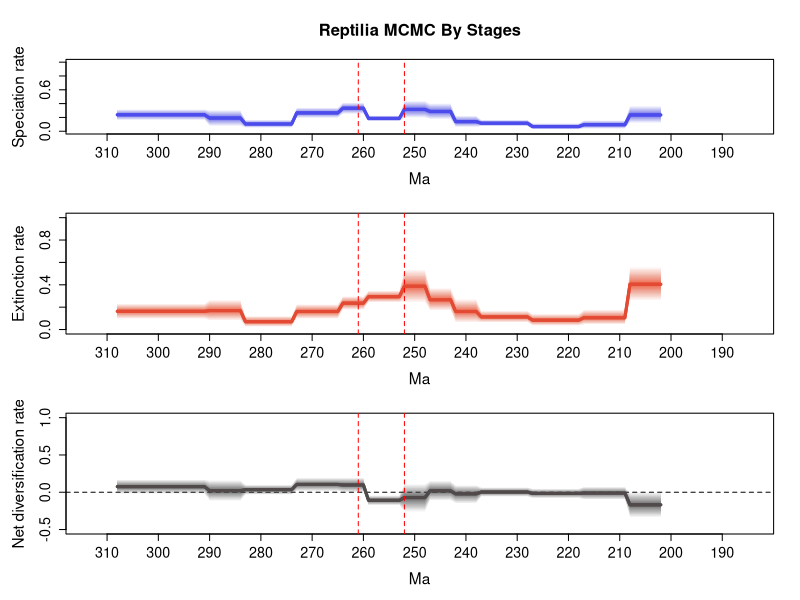

Write R code to recreate this figure.
# 1 files combined:
# 	C:\Users\SimoesLabAdmin\Documents\BDNN_Arielli\synapsida\mcmc_fixshift_no_predictors\D_mcmc/combined_9_marginal_rates.log

# 95% HPDs calculated using code from Biopy (https://www.cs.auckland.ac.nz/~yhel002/biopy/)

pdf(file='C:/Users/SimoesLabAdmin/Documents/BDNN_Arielli/synapsida/mcmc_fixshift_no_predictors/D_mcmc/combined_9_marginal_rates_RTT_final.pdf',width=8, height=10.8)
par(mfrow=c(3,1))
library(scales)
plot_RTT <- function (age,hpd_M,hpd_m,mean_m,color){
  N=100
  beta=(1:(N-1))/N
  alpha_shape=0.25
  cat=1-(beta^(1./alpha_shape))
  for (i in 1:(N-1)){
    trans= 1/N + 2/N
    polygon(c(age, rev(age)), c(hpd_M-((hpd_M-mean_m)*cat[i]), rev(hpd_m+((mean_m-hpd_m)*cat[i]))), col = alpha(color,trans), border = NA)
  }
  lines(rev(age), rev(mean_m), col = color, lwd=3)
}
    
L_hpd_m95=c(NA, NA,NA,NA,NA,NA,NA,NA,NA,NA,NA,NA,NA,NA,NA,NA,NA,NA,NA,NA,NA,NA,NA,NA,NA,NA,NA,NA,NA,NA,NA,NA,NA,NA,NA,NA,NA,NA,NA,NA,NA,NA,NA,NA,NA,NA,NA,NA,NA,NA,NA,NA,NA,NA,NA,NA,NA,NA,NA,NA,NA,NA,NA,NA,NA,NA,NA,NA,NA,NA,NA,NA,NA,NA,NA,NA,NA,NA,NA,NA,NA,NA,NA,NA,NA,NA,NA,NA,NA,NA,NA,NA,NA,NA,NA,NA,NA,NA,NA,NA,NA,NA,NA,NA,NA,NA,NA,NA,NA,NA,NA,NA,NA,NA,NA,NA,NA,NA,NA,NA,NA,NA,NA,NA,NA,NA,NA,NA,NA,NA,NA,NA,NA,NA,NA,NA,NA,NA,NA,NA,NA,NA,NA,NA,NA,NA,NA,NA,NA,NA,NA,NA,NA,NA,NA,NA,NA,NA,NA,NA,NA,NA,NA,NA,NA,NA,NA,NA,NA,NA,NA,NA,NA,NA,NA,NA,NA,NA,NA,NA,NA,NA,NA,NA,NA,NA,NA,NA,NA,NA,NA,NA,NA,NA,NA,NA,NA,NA,NA,NA,NA,NA,0.11606,0.11606,0.11606,0.11606,0.11606,0.11606,0.11606,0.034008,0.034008,0.034008,0.034008,0.034008,0.034008,0.034008,0.034008,0.034008,0.024192,0.024192,0.024192,0.024192,0.024192,0.024192,0.024192,0.024192,0.024192,0.024192,0.068457,0.068457,0.068457,0.068457,0.068457,0.068457,0.068457,0.068457,0.068457,0.068457,0.058151,0.058151,0.058151,0.058151,0.058151,0.169854,0.169854,0.169854,0.169854,0.169854,0.190979,0.190979,0.190979,0.190979,0.190979,0.141055,0.141055,0.141055,0.141055,0.141055,0.141055,0.141055,0.247366,0.247366,0.247366,0.247366,0.247366,0.190027,0.190027,0.190027,0.190027,0.190027,0.190027,0.190027,0.190027,0.190027,0.048227,0.048227,0.048227,0.048227,0.048227,0.048227,0.048227,0.048227,0.048227,0.048227,0.07082,0.07082,0.07082,0.07082,0.07082,0.07082,0.07082,0.159579,0.159579,0.159579,0.159579,0.159579,0.159579,0.159579,0.159579,0.159579,0.159579,0.159579,0.159579,0.159579,0.159579,0.159579,0.159579,0.159579,0.159579)
L_hpd_M95=c(NA, NA,NA,NA,NA,NA,NA,NA,NA,NA,NA,NA,NA,NA,NA,NA,NA,NA,NA,NA,NA,NA,NA,NA,NA,NA,NA,NA,NA,NA,NA,NA,NA,NA,NA,NA,NA,NA,NA,NA,NA,NA,NA,NA,NA,NA,NA,NA,NA,NA,NA,NA,NA,NA,NA,NA,NA,NA,NA,NA,NA,NA,NA,NA,NA,NA,NA,NA,NA,NA,NA,NA,NA,NA,NA,NA,NA,NA,NA,NA,NA,NA,NA,NA,NA,NA,NA,NA,NA,NA,NA,NA,NA,NA,NA,NA,NA,NA,NA,NA,NA,NA,NA,NA,NA,NA,NA,NA,NA,NA,NA,NA,NA,NA,NA,NA,NA,NA,NA,NA,NA,NA,NA,NA,NA,NA,NA,NA,NA,NA,NA,NA,NA,NA,NA,NA,NA,NA,NA,NA,NA,NA,NA,NA,NA,NA,NA,NA,NA,NA,NA,NA,NA,NA,NA,NA,NA,NA,NA,NA,NA,NA,NA,NA,NA,NA,NA,NA,NA,NA,NA,NA,NA,NA,NA,NA,NA,NA,NA,NA,NA,NA,NA,NA,NA,NA,NA,NA,NA,NA,NA,NA,NA,NA,NA,NA,NA,NA,NA,NA,NA,NA,0.369544,0.369544,0.369544,0.369544,0.369544,0.369544,0.369544,0.160186,0.160186,0.160186,0.160186,0.160186,0.160186,0.160186,0.160186,0.160186,0.11759,0.11759,0.11759,0.11759,0.11759,0.11759,0.11759,0.11759,0.11759,0.11759,0.168218,0.168218,0.168218,0.168218,0.168218,0.168218,0.168218,0.168218,0.168218,0.168218,0.22806,0.22806,0.22806,0.22806,0.22806,0.40666,0.40666,0.40666,0.40666,0.40666,0.445006,0.445006,0.445006,0.445006,0.445006,0.230748,0.230748,0.230748,0.230748,0.230748,0.230748,0.230748,0.417474,0.417474,0.417474,0.417474,0.417474,0.344072,0.344072,0.344072,0.344072,0.344072,0.344072,0.344072,0.344072,0.344072,0.168128,0.168128,0.168128,0.168128,0.168128,0.168128,0.168128,0.168128,0.168128,0.168128,0.310905,0.310905,0.310905,0.310905,0.310905,0.310905,0.310905,0.320759,0.320759,0.320759,0.320759,0.320759,0.320759,0.320759,0.320759,0.320759,0.320759,0.320759,0.320759,0.320759,0.320759,0.320759,0.320759,0.320759,0.320759)
M_hpd_m95=c(NA, NA,NA,NA,NA,NA,NA,NA,NA,NA,NA,NA,NA,NA,NA,NA,NA,NA,NA,NA,NA,NA,NA,NA,NA,NA,NA,NA,NA,NA,NA,NA,NA,NA,NA,NA,NA,NA,NA,NA,NA,NA,NA,NA,NA,NA,NA,NA,NA,NA,NA,NA,NA,NA,NA,NA,NA,NA,NA,NA,NA,NA,NA,NA,NA,NA,NA,NA,NA,NA,NA,NA,NA,NA,NA,NA,NA,NA,NA,NA,NA,NA,NA,NA,NA,NA,NA,NA,NA,NA,NA,NA,NA,NA,NA,NA,NA,NA,NA,NA,NA,NA,NA,NA,NA,NA,NA,NA,NA,NA,NA,NA,NA,NA,NA,NA,NA,NA,NA,NA,NA,NA,NA,NA,NA,NA,NA,NA,NA,NA,NA,NA,NA,NA,NA,NA,NA,NA,NA,NA,NA,NA,NA,NA,NA,NA,NA,NA,NA,NA,NA,NA,NA,NA,NA,NA,NA,NA,NA,NA,NA,NA,NA,NA,NA,NA,NA,NA,NA,NA,NA,NA,NA,NA,NA,NA,NA,NA,NA,NA,NA,NA,NA,NA,NA,NA,NA,NA,NA,NA,NA,NA,NA,NA,NA,NA,NA,NA,NA,NA,NA,NA,0.255435,0.255435,0.255435,0.255435,0.255435,0.255435,0.255435,0.042712,0.042712,0.042712,0.042712,0.042712,0.042712,0.042712,0.042712,0.042712,0.033522,0.033522,0.033522,0.033522,0.033522,0.033522,0.033522,0.033522,0.033522,0.033522,0.061942,0.061942,0.061942,0.061942,0.061942,0.061942,0.061942,0.061942,0.061942,0.061942,0.060131,0.060131,0.060131,0.060131,0.060131,0.166763,0.166763,0.166763,0.166763,0.166763,0.238642,0.238642,0.238642,0.238642,0.238642,0.240809,0.240809,0.240809,0.240809,0.240809,0.240809,0.240809,0.175214,0.175214,0.175214,0.175214,0.175214,0.094744,0.094744,0.094744,0.094744,0.094744,0.094744,0.094744,0.094744,0.094744,0.024381,0.024381,0.024381,0.024381,0.024381,0.024381,0.024381,0.024381,0.024381,0.024381,0.078733,0.078733,0.078733,0.078733,0.078733,0.078733,0.078733,0.094222,0.094222,0.094222,0.094222,0.094222,0.094222,0.094222,0.094222,0.094222,0.094222,0.094222,0.094222,0.094222,0.094222,0.094222,0.094222,0.094222,0.094222)
M_hpd_M95=c(NA, NA,NA,NA,NA,NA,NA,NA,NA,NA,NA,NA,NA,NA,NA,NA,NA,NA,NA,NA,NA,NA,NA,NA,NA,NA,NA,NA,NA,NA,NA,NA,NA,NA,NA,NA,NA,NA,NA,NA,NA,NA,NA,NA,NA,NA,NA,NA,NA,NA,NA,NA,NA,NA,NA,NA,NA,NA,NA,NA,NA,NA,NA,NA,NA,NA,NA,NA,NA,NA,NA,NA,NA,NA,NA,NA,NA,NA,NA,NA,NA,NA,NA,NA,NA,NA,NA,NA,NA,NA,NA,NA,NA,NA,NA,NA,NA,NA,NA,NA,NA,NA,NA,NA,NA,NA,NA,NA,NA,NA,NA,NA,NA,NA,NA,NA,NA,NA,NA,NA,NA,NA,NA,NA,NA,NA,NA,NA,NA,NA,NA,NA,NA,NA,NA,NA,NA,NA,NA,NA,NA,NA,NA,NA,NA,NA,NA,NA,NA,NA,NA,NA,NA,NA,NA,NA,NA,NA,NA,NA,NA,NA,NA,NA,NA,NA,NA,NA,NA,NA,NA,NA,NA,NA,NA,NA,NA,NA,NA,NA,NA,NA,NA,NA,NA,NA,NA,NA,NA,NA,NA,NA,NA,NA,NA,NA,NA,NA,NA,NA,NA,NA,0.562961,0.562961,0.562961,0.562961,0.562961,0.562961,0.562961,0.179095,0.179095,0.179095,0.179095,0.179095,0.179095,0.179095,0.179095,0.179095,0.141127,0.141127,0.141127,0.141127,0.141127,0.141127,0.141127,0.141127,0.141127,0.141127,0.168409,0.168409,0.168409,0.168409,0.168409,0.168409,0.168409,0.168409,0.168409,0.168409,0.274399,0.274399,0.274399,0.274399,0.274399,0.374083,0.374083,0.374083,0.374083,0.374083,0.53973,0.53973,0.53973,0.53973,0.53973,0.348813,0.348813,0.348813,0.348813,0.348813,0.348813,0.348813,0.299217,0.299217,0.299217,0.299217,0.299217,0.22779,0.22779,0.22779,0.22779,0.22779,0.22779,0.22779,0.22779,0.22779,0.122405,0.122405,0.122405,0.122405,0.122405,0.122405,0.122405,0.122405,0.122405,0.122405,0.268596,0.268596,0.268596,0.268596,0.268596,0.268596,0.268596,0.233955,0.233955,0.233955,0.233955,0.233955,0.233955,0.233955,0.233955,0.233955,0.233955,0.233955,0.233955,0.233955,0.233955,0.233955,0.233955,0.233955,0.233955)
R_hpd_m95=c(NA, NA,NA,NA,NA,NA,NA,NA,NA,NA,NA,NA,NA,NA,NA,NA,NA,NA,NA,NA,NA,NA,NA,NA,NA,NA,NA,NA,NA,NA,NA,NA,NA,NA,NA,NA,NA,NA,NA,NA,NA,NA,NA,NA,NA,NA,NA,NA,NA,NA,NA,NA,NA,NA,NA,NA,NA,NA,NA,NA,NA,NA,NA,NA,NA,NA,NA,NA,NA,NA,NA,NA,NA,NA,NA,NA,NA,NA,NA,NA,NA,NA,NA,NA,NA,NA,NA,NA,NA,NA,NA,NA,NA,NA,NA,NA,NA,NA,NA,NA,NA,NA,NA,NA,NA,NA,NA,NA,NA,NA,NA,NA,NA,NA,NA,NA,NA,NA,NA,NA,NA,NA,NA,NA,NA,NA,NA,NA,NA,NA,NA,NA,NA,NA,NA,NA,NA,NA,NA,NA,NA,NA,NA,NA,NA,NA,NA,NA,NA,NA,NA,NA,NA,NA,NA,NA,NA,NA,NA,NA,NA,NA,NA,NA,NA,NA,NA,NA,NA,NA,NA,NA,NA,NA,NA,NA,NA,NA,NA,NA,NA,NA,NA,NA,NA,NA,NA,NA,NA,NA,NA,NA,NA,NA,NA,NA,NA,NA,NA,NA,NA,NA,-0.34131,-0.34131,-0.34131,-0.34131,-0.34131,-0.34131,-0.34131,-0.100752,-0.100752,-0.100752,-0.100752,-0.100752,-0.100752,-0.100752,-0.100752,-0.100752,-0.081907,-0.081907,-0.081907,-0.081907,-0.081907,-0.081907,-0.081907,-0.081907,-0.081907,-0.081907,-0.061169,-0.061169,-0.061169,-0.061169,-0.061169,-0.061169,-0.061169,-0.061169,-0.061169,-0.061169,-0.152732,-0.152732,-0.152732,-0.152732,-0.152732,-0.114075,-0.114075,-0.114075,-0.114075,-0.114075,-0.266158,-0.266158,-0.266158,-0.266158,-0.266158,-0.176421,-0.176421,-0.176421,-0.176421,-0.176421,-0.176421,-0.176421,-0.003343,-0.003343,-0.003343,-0.003343,-0.003343,0.01211,0.01211,0.01211,0.01211,0.01211,0.01211,0.01211,0.01211,0.01211,-0.035583,-0.035583,-0.035583,-0.035583,-0.035583,-0.035583,-0.035583,-0.035583,-0.035583,-0.035583,-0.118703,-0.118703,-0.118703,-0.118703,-0.118703,-0.118703,-0.118703,-0.024162,-0.024162,-0.024162,-0.024162,-0.024162,-0.024162,-0.024162,-0.024162,-0.024162,-0.024162,-0.024162,-0.024162,-0.024162,-0.024162,-0.024162,-0.024162,-0.024162,-0.024162)
R_hpd_M95=c(NA, NA,NA,NA,NA,NA,NA,NA,NA,NA,NA,NA,NA,NA,NA,NA,NA,NA,NA,NA,NA,NA,NA,NA,NA,NA,NA,NA,NA,NA,NA,NA,NA,NA,NA,NA,NA,NA,NA,NA,NA,NA,NA,NA,NA,NA,NA,NA,NA,NA,NA,NA,NA,NA,NA,NA,NA,NA,NA,NA,NA,NA,NA,NA,NA,NA,NA,NA,NA,NA,NA,NA,NA,NA,NA,NA,NA,NA,NA,NA,NA,NA,NA,NA,NA,NA,NA,NA,NA,NA,NA,NA,NA,NA,NA,NA,NA,NA,NA,NA,NA,NA,NA,NA,NA,NA,NA,NA,NA,NA,NA,NA,NA,NA,NA,NA,NA,NA,NA,NA,NA,NA,NA,NA,NA,NA,NA,NA,NA,NA,NA,NA,NA,NA,NA,NA,NA,NA,NA,NA,NA,NA,NA,NA,NA,NA,NA,NA,NA,NA,NA,NA,NA,NA,NA,NA,NA,NA,NA,NA,NA,NA,NA,NA,NA,NA,NA,NA,NA,NA,NA,NA,NA,NA,NA,NA,NA,NA,NA,NA,NA,NA,NA,NA,NA,NA,NA,NA,NA,NA,NA,NA,NA,NA,NA,NA,NA,NA,NA,NA,NA,NA,0.003989,0.003989,0.003989,0.003989,0.003989,0.003989,0.003989,0.076603,0.076603,0.076603,0.076603,0.076603,0.076603,0.076603,0.076603,0.076603,0.050715,0.050715,0.050715,0.050715,0.050715,0.050715,0.050715,0.050715,0.050715,0.050715,0.068403,0.068403,0.068403,0.068403,0.068403,0.068403,0.068403,0.068403,0.068403,0.068403,0.098763,0.098763,0.098763,0.098763,0.098763,0.15599,0.15599,0.15599,0.15599,0.15599,0.114884,0.114884,0.114884,0.114884,0.114884,-0.040745,-0.040745,-0.040745,-0.040745,-0.040745,-0.040745,-0.040745,0.198578,0.198578,0.198578,0.198578,0.198578,0.195166,0.195166,0.195166,0.195166,0.195166,0.195166,0.195166,0.195166,0.195166,0.102952,0.102952,0.102952,0.102952,0.102952,0.102952,0.102952,0.102952,0.102952,0.102952,0.163143,0.163143,0.163143,0.163143,0.163143,0.163143,0.163143,0.174082,0.174082,0.174082,0.174082,0.174082,0.174082,0.174082,0.174082,0.174082,0.174082,0.174082,0.174082,0.174082,0.174082,0.174082,0.174082,0.174082,0.174082)
L_mean=c(NA, NA,NA,NA,NA,NA,NA,NA,NA,NA,NA,NA,NA,NA,NA,NA,NA,NA,NA,NA,NA,NA,NA,NA,NA,NA,NA,NA,NA,NA,NA,NA,NA,NA,NA,NA,NA,NA,NA,NA,NA,NA,NA,NA,NA,NA,NA,NA,NA,NA,NA,NA,NA,NA,NA,NA,NA,NA,NA,NA,NA,NA,NA,NA,NA,NA,NA,NA,NA,NA,NA,NA,NA,NA,NA,NA,NA,NA,NA,NA,NA,NA,NA,NA,NA,NA,NA,NA,NA,NA,NA,NA,NA,NA,NA,NA,NA,NA,NA,NA,NA,NA,NA,NA,NA,NA,NA,NA,NA,NA,NA,NA,NA,NA,NA,NA,NA,NA,NA,NA,NA,NA,NA,NA,NA,NA,NA,NA,NA,NA,NA,NA,NA,NA,NA,NA,NA,NA,NA,NA,NA,NA,NA,NA,NA,NA,NA,NA,NA,NA,NA,NA,NA,NA,NA,NA,NA,NA,NA,NA,NA,NA,NA,NA,NA,NA,NA,NA,NA,NA,NA,NA,NA,NA,NA,NA,NA,NA,NA,NA,NA,NA,NA,NA,NA,NA,NA,NA,NA,NA,NA,NA,NA,NA,NA,NA,NA,NA,NA,NA,NA,NA,0.235982623074074,0.235982623074074,0.235982623074074,0.235982623074074,0.235982623074074,0.235982623074074,0.235982623074074,0.094278537765432,0.094278537765432,0.094278537765432,0.094278537765432,0.094278537765432,0.094278537765432,0.094278537765432,0.094278537765432,0.094278537765432,0.067682347666667,0.067682347666667,0.067682347666667,0.067682347666667,0.067682347666667,0.067682347666667,0.067682347666667,0.067682347666667,0.067682347666667,0.067682347666667,0.11560735062963,0.11560735062963,0.11560735062963,0.11560735062963,0.11560735062963,0.11560735062963,0.11560735062963,0.11560735062963,0.11560735062963,0.11560735062963,0.139450771740741,0.139450771740741,0.139450771740741,0.139450771740741,0.139450771740741,0.286094387617284,0.286094387617284,0.286094387617284,0.286094387617284,0.286094387617284,0.315683579518518,0.315683579518518,0.315683579518518,0.315683579518518,0.315683579518518,0.185234455271605,0.185234455271605,0.185234455271605,0.185234455271605,0.185234455271605,0.185234455271605,0.185234455271605,0.333128330654321,0.333128330654321,0.333128330654321,0.333128330654321,0.333128330654321,0.26553013008642,0.26553013008642,0.26553013008642,0.26553013008642,0.26553013008642,0.26553013008642,0.26553013008642,0.26553013008642,0.26553013008642,0.104802483185185,0.104802483185185,0.104802483185185,0.104802483185185,0.104802483185185,0.104802483185185,0.104802483185185,0.104802483185185,0.104802483185185,0.104802483185185,0.191048386604938,0.191048386604938,0.191048386604938,0.191048386604938,0.191048386604938,0.191048386604938,0.191048386604938,0.238308991728395,0.238308991728395,0.238308991728395,0.238308991728395,0.238308991728395,0.238308991728395,0.238308991728395,0.238308991728395,0.238308991728395,0.238308991728395,0.238308991728395,0.238308991728395,0.238308991728395,0.238308991728395,0.238308991728395,0.238308991728395,0.238308991728395,0.238308991728395)
M_mean=c(NA, NA,NA,NA,NA,NA,NA,NA,NA,NA,NA,NA,NA,NA,NA,NA,NA,NA,NA,NA,NA,NA,NA,NA,NA,NA,NA,NA,NA,NA,NA,NA,NA,NA,NA,NA,NA,NA,NA,NA,NA,NA,NA,NA,NA,NA,NA,NA,NA,NA,NA,NA,NA,NA,NA,NA,NA,NA,NA,NA,NA,NA,NA,NA,NA,NA,NA,NA,NA,NA,NA,NA,NA,NA,NA,NA,NA,NA,NA,NA,NA,NA,NA,NA,NA,NA,NA,NA,NA,NA,NA,NA,NA,NA,NA,NA,NA,NA,NA,NA,NA,NA,NA,NA,NA,NA,NA,NA,NA,NA,NA,NA,NA,NA,NA,NA,NA,NA,NA,NA,NA,NA,NA,NA,NA,NA,NA,NA,NA,NA,NA,NA,NA,NA,NA,NA,NA,NA,NA,NA,NA,NA,NA,NA,NA,NA,NA,NA,NA,NA,NA,NA,NA,NA,NA,NA,NA,NA,NA,NA,NA,NA,NA,NA,NA,NA,NA,NA,NA,NA,NA,NA,NA,NA,NA,NA,NA,NA,NA,NA,NA,NA,NA,NA,NA,NA,NA,NA,NA,NA,NA,NA,NA,NA,NA,NA,NA,NA,NA,NA,NA,NA,0.40466476845679,0.40466476845679,0.40466476845679,0.40466476845679,0.40466476845679,0.40466476845679,0.40466476845679,0.105300154123457,0.105300154123457,0.105300154123457,0.105300154123457,0.105300154123457,0.105300154123457,0.105300154123457,0.105300154123457,0.105300154123457,0.083609573716049,0.083609573716049,0.083609573716049,0.083609573716049,0.083609573716049,0.083609573716049,0.083609573716049,0.083609573716049,0.083609573716049,0.083609573716049,0.112773505222222,0.112773505222222,0.112773505222222,0.112773505222222,0.112773505222222,0.112773505222222,0.112773505222222,0.112773505222222,0.112773505222222,0.112773505222222,0.161152161308642,0.161152161308642,0.161152161308642,0.161152161308642,0.161152161308642,0.266755245938272,0.266755245938272,0.266755245938272,0.266755245938272,0.266755245938272,0.387063247481482,0.387063247481482,0.387063247481482,0.387063247481482,0.387063247481482,0.293653280024691,0.293653280024691,0.293653280024691,0.293653280024691,0.293653280024691,0.293653280024691,0.293653280024691,0.235690139160494,0.235690139160494,0.235690139160494,0.235690139160494,0.235690139160494,0.161139714790123,0.161139714790123,0.161139714790123,0.161139714790123,0.161139714790123,0.161139714790123,0.161139714790123,0.161139714790123,0.161139714790123,0.070166068679012,0.070166068679012,0.070166068679012,0.070166068679012,0.070166068679012,0.070166068679012,0.070166068679012,0.070166068679012,0.070166068679012,0.070166068679012,0.169406756148148,0.169406756148148,0.169406756148148,0.169406756148148,0.169406756148148,0.169406756148148,0.169406756148148,0.163037620135802,0.163037620135802,0.163037620135802,0.163037620135802,0.163037620135802,0.163037620135802,0.163037620135802,0.163037620135802,0.163037620135802,0.163037620135802,0.163037620135802,0.163037620135802,0.163037620135802,0.163037620135802,0.163037620135802,0.163037620135802,0.163037620135802,0.163037620135802)
R_mean=c(NA, NA,NA,NA,NA,NA,NA,NA,NA,NA,NA,NA,NA,NA,NA,NA,NA,NA,NA,NA,NA,NA,NA,NA,NA,NA,NA,NA,NA,NA,NA,NA,NA,NA,NA,NA,NA,NA,NA,NA,NA,NA,NA,NA,NA,NA,NA,NA,NA,NA,NA,NA,NA,NA,NA,NA,NA,NA,NA,NA,NA,NA,NA,NA,NA,NA,NA,NA,NA,NA,NA,NA,NA,NA,NA,NA,NA,NA,NA,NA,NA,NA,NA,NA,NA,NA,NA,NA,NA,NA,NA,NA,NA,NA,NA,NA,NA,NA,NA,NA,NA,NA,NA,NA,NA,NA,NA,NA,NA,NA,NA,NA,NA,NA,NA,NA,NA,NA,NA,NA,NA,NA,NA,NA,NA,NA,NA,NA,NA,NA,NA,NA,NA,NA,NA,NA,NA,NA,NA,NA,NA,NA,NA,NA,NA,NA,NA,NA,NA,NA,NA,NA,NA,NA,NA,NA,NA,NA,NA,NA,NA,NA,NA,NA,NA,NA,NA,NA,NA,NA,NA,NA,NA,NA,NA,NA,NA,NA,NA,NA,NA,NA,NA,NA,NA,NA,NA,NA,NA,NA,NA,NA,NA,NA,NA,NA,NA,NA,NA,NA,NA,NA,-0.16868214408642,-0.16868214408642,-0.16868214408642,-0.16868214408642,-0.16868214408642,-0.16868214408642,-0.16868214408642,-0.011021616074074,-0.011021616074074,-0.011021616074074,-0.011021616074074,-0.011021616074074,-0.011021616074074,-0.011021616074074,-0.011021616074074,-0.011021616074074,-0.015927225555556,-0.015927225555556,-0.015927225555556,-0.015927225555556,-0.015927225555556,-0.015927225555556,-0.015927225555556,-0.015927225555556,-0.015927225555556,-0.015927225555556,0.002833846197531,0.002833846197531,0.002833846197531,0.002833846197531,0.002833846197531,0.002833846197531,0.002833846197531,0.002833846197531,0.002833846197531,0.002833846197531,-0.021701387234568,-0.021701387234568,-0.021701387234568,-0.021701387234568,-0.021701387234568,0.019339142074074,0.019339142074074,0.019339142074074,0.019339142074074,0.019339142074074,-0.071379666209877,-0.071379666209877,-0.071379666209877,-0.071379666209877,-0.071379666209877,-0.108418827506173,-0.108418827506173,-0.108418827506173,-0.108418827506173,-0.108418827506173,-0.108418827506173,-0.108418827506173,0.097438194740741,0.097438194740741,0.097438194740741,0.097438194740741,0.097438194740741,0.104390416296296,0.104390416296296,0.104390416296296,0.104390416296296,0.104390416296296,0.104390416296296,0.104390416296296,0.104390416296296,0.104390416296296,0.034636414703704,0.034636414703704,0.034636414703704,0.034636414703704,0.034636414703704,0.034636414703704,0.034636414703704,0.034636414703704,0.034636414703704,0.034636414703704,0.021641629617284,0.021641629617284,0.021641629617284,0.021641629617284,0.021641629617284,0.021641629617284,0.021641629617284,0.075271373419753,0.075271373419753,0.075271373419753,0.075271373419753,0.075271373419753,0.075271373419753,0.075271373419753,0.075271373419753,0.075271373419753,0.075271373419753,0.075271373419753,0.075271373419753,0.075271373419753,0.075271373419753,0.075271373419753,0.075271373419753,0.075271373419753,0.075271373419753)
trans=0.5
age=(0:(309-1))* -1
# Calculate positions for the mass extinction events
perm_trias_extinction = -252 # End-Permian mass extinction (252 Ma)
guadalupian_extinction = -261 # Guadalupian extinction (261 Ma)

# Define custom tick positions at 10 MY intervals
x_ticks <- seq(-310, -190, by=10)
x_tick_labels <- abs(x_ticks)

# First plot: Speciation rate
par(mar=c(5, 5, 4.5, 2))  # bottom, left, top, right margins
plot(age, age, type='n', ylim=c(0, 1), xlim=c(-312.9, -185.1), 
     ylab='Speciation rate', xlab='Ma', main='Reptilia MCMC By Stages', 
     xaxt='n', cex.main=1.5, cex.lab=1.4, cex.axis=1.3) # xaxt removes default x axis
axis(1, at=x_ticks, labels=x_tick_labels, cex.axis=1.3) # Custom x-axis with 10MY interval ticks
plot_RTT(age, L_hpd_M95, L_hpd_m95, L_mean, "#4c4cec")
lines(rev(age), rev(L_mean), col="#4c4cec", lwd=3)

# Add vertical lines for mass extinction events
abline(v=perm_trias_extinction, col="red", lty=2) 
abline(v=guadalupian_extinction, col="red", lty=2)

# Second plot: Extinction rate
par(mar=c(5, 5, 1, 2))  # bottom, left, top, right margins. Reduced top margin to 2.5 (from 4.5)
plot(age, age, type='n', ylim=c(0, 1), xlim=c(-312.9, -185.1), 
     ylab='Extinction rate', xlab='Ma',
     xaxt='n', cex.main=1.5, cex.lab=1.4, cex.axis=1.3) # xaxt removes default x axis
axis(1, at=x_ticks, labels=x_tick_labels, cex.axis=1.3) # Custom x-axis with 10MY interval ticks

plot_RTT(age, M_hpd_M95, M_hpd_m95, M_mean, "#e34a33")
lines(rev(age), rev(M_mean), col="#e34a33", lwd=3)

# Add vertical lines for mass extinction events
abline(v=perm_trias_extinction, col="red", lty=2)
abline(v=guadalupian_extinction, col="red", lty=2)


# Third plot: Net diversification rate
par(mar=c(5, 5, 1, 2))  # bottom, left, top, right margins. Reduced top margin to 2.5 (from 4.5)
plot(age, age, type='n', ylim=c(-0.5, 1), xlim=c(-312.9, -185.1), 
     ylab='Net diversification rate', xlab='Ma',
     xaxt='n', cex.main=1.5, cex.lab=1.4, cex.axis=1.3) # xaxt removes default x axis
axis(1, at=x_ticks, labels=x_tick_labels, cex.axis=1.3) # Custom x-axis with 10MY interval ticks

abline(h=0, lty=2, col="black")
plot_RTT(age, R_hpd_M95, R_hpd_m95, R_mean, "#504A4B")
lines(rev(age), rev(R_mean), col="#504A4B", lwd=3)

# Add vertical lines for mass extinction events
abline(v=perm_trias_extinction, col="red", lty=2)
abline(v=guadalupian_extinction, col="red", lty=2)

dev.off()
